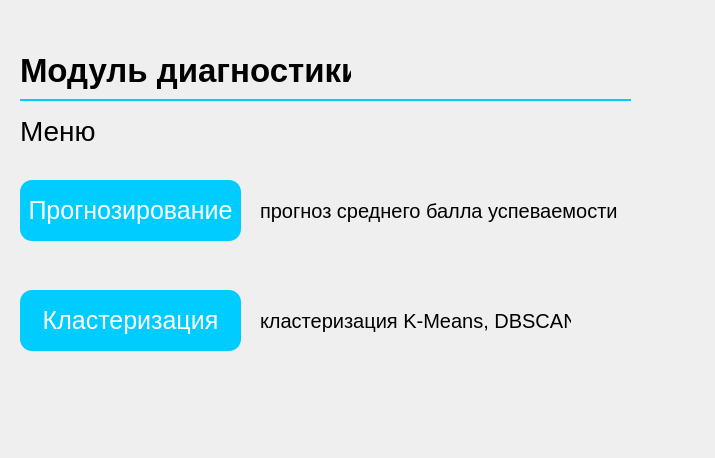
<?xml version="1.0" encoding="UTF-8"?>
<ui version="4.0">
 <class>MenuWindow</class>
 <widget class="QMainWindow" name="MenuWindow">
  <property name="geometry">
   <rect>
    <x>0</x>
    <y>0</y>
    <width>715</width>
    <height>458</height>
   </rect>
  </property>
  <property name="windowTitle">
   <string>MainWindow</string>
  </property>
  <widget class="QWidget" name="centralwidget">
   <widget class="QPushButton" name="clusterWindowButton">
    <property name="geometry">
     <rect>
      <x>20</x>
      <y>290</y>
      <width>221</width>
      <height>61</height>
     </rect>
    </property>
    <property name="cursor">
     <cursorShape>PointingHandCursor</cursorShape>
    </property>
    <property name="styleSheet">
     <string notr="true">QPushButton#clusterWindowButton{
	font-size: 25px;
	color: white;	
	border-radius: 12px;
	background-color:  rgb(0, 204, 255);
}

QPushButton:hover#clusterWindowButton{
	background-color: rgb(179, 240, 255);
	color: rgb(0, 204, 255);
}
</string>
    </property>
    <property name="text">
     <string>Кластеризация</string>
    </property>
    <property name="autoDefault">
     <bool>true</bool>
    </property>
   </widget>
   <widget class="QPushButton" name="predictWindowButton">
    <property name="geometry">
     <rect>
      <x>20</x>
      <y>180</y>
      <width>221</width>
      <height>61</height>
     </rect>
    </property>
    <property name="cursor">
     <cursorShape>PointingHandCursor</cursorShape>
    </property>
    <property name="styleSheet">
     <string notr="true">QPushButton#predictWindowButton{
	font-size: 25px;
	color: white;	
	border-radius: 12px;
	background-color:  rgb(0, 204, 255);
}

QPushButton:hover#predictWindowButton{
	background-color: rgb(179, 240, 255);
	color: rgb(0, 204, 255);
}
</string>
    </property>
    <property name="text">
     <string>Прогнозирование</string>
    </property>
    <property name="autoDefault">
     <bool>true</bool>
    </property>
   </widget>
   <widget class="QLabel" name="title">
    <property name="geometry">
     <rect>
      <x>20</x>
      <y>40</y>
      <width>331</width>
      <height>61</height>
     </rect>
    </property>
    <property name="styleSheet">
     <string notr="true">font-size: 33px;
font-weight: 600;</string>
    </property>
    <property name="text">
     <string>Модуль диагностики</string>
    </property>
   </widget>
   <widget class="QLabel" name="title_2">
    <property name="geometry">
     <rect>
      <x>20</x>
      <y>100</y>
      <width>91</width>
      <height>61</height>
     </rect>
    </property>
    <property name="styleSheet">
     <string notr="true">font-size: 28px;
font-weight: 400;</string>
    </property>
    <property name="text">
     <string>Меню</string>
    </property>
   </widget>
   <widget class="QLabel" name="title_3">
    <property name="geometry">
     <rect>
      <x>260</x>
      <y>180</y>
      <width>361</width>
      <height>61</height>
     </rect>
    </property>
    <property name="styleSheet">
     <string notr="true">font-size: 20px;
font-weight: 400;</string>
    </property>
    <property name="text">
     <string>прогноз среднего балла успеваемости</string>
    </property>
   </widget>
   <widget class="QLabel" name="title_4">
    <property name="geometry">
     <rect>
      <x>260</x>
      <y>290</y>
      <width>311</width>
      <height>61</height>
     </rect>
    </property>
    <property name="styleSheet">
     <string notr="true">font-size: 20px;
font-weight: 400;</string>
    </property>
    <property name="text">
     <string>кластеризация K-Means, DBSCAN</string>
    </property>
   </widget>
   <widget class="QFrame" name="frame">
    <property name="enabled">
     <bool>true</bool>
    </property>
    <property name="geometry">
     <rect>
      <x>20</x>
      <y>90</y>
      <width>611</width>
      <height>20</height>
     </rect>
    </property>
    <property name="styleSheet">
     <string notr="true">color: rgb(0, 204, 255);</string>
    </property>
    <property name="frameShape">
     <enum>QFrame::Shape::HLine</enum>
    </property>
    <property name="frameShadow">
     <enum>QFrame::Shadow::Plain</enum>
    </property>
    <property name="lineWidth">
     <number>2</number>
    </property>
   </widget>
  </widget>
 </widget>
 <resources/>
 <connections/>
</ui>
